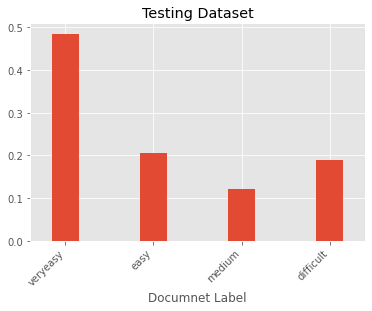
#> input picture 30 Vitenames Document Classification/Vietnamese_text_readability/Vietnam Document Classification - Deliverable/Report/images/test.png, 372 x 311 px, given in place of test.jpg, which was not available
$ jupyter execute --allow-errors Untitled.ipynb
#> lines starting #> are read from the running program, lines starting #| are printed output that depends on the picture; pictures that were not available may be replaced by others from this repository, and a replacement may not be noted
[cell 1]
import matplotlib.pyplot as plt
import numpy as np

1430
19190
4163
y = np.array([1430, 19190, 4163])
mylabels = ["hate speech", "offensive", "neutral"]
plt.title("")

plt.pie(y, labels = mylabels, autopct='%1.1f%%')
plt.show()
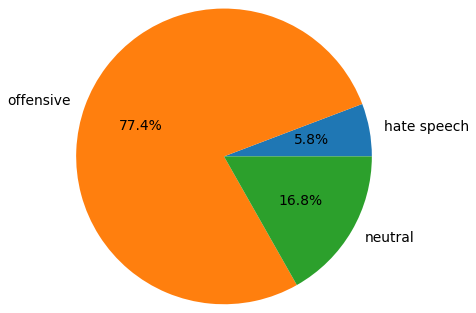
#> figure drawn by matplotlib, 1 panel

[cell 2]
values = [826, 840, 854]
plt.bar(mylabels, values, color ='maroon',
        width = 0.4)
plt.title("Class Distribution of Tweets in Training Samples")
plt.xlabel("Tweet Class")
plt.ylabel("Tweets Count")
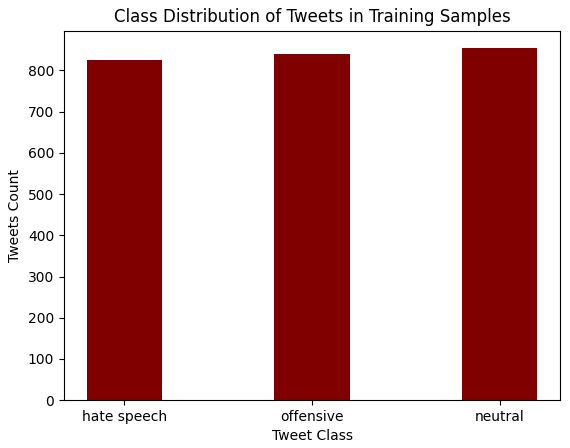
#> figure drawn by matplotlib, 1 panel; tallest bar 854 high, from x = 1.8 to 2.2

[cell 3]
values = [374, 360, 346]
plt.bar(mylabels, values, color ='maroon',
        width = 0.4)
plt.title("Class Distribution of Tweets in Testing Samples")
plt.xlabel("Tweet Class")
plt.ylabel("Tweets Count")
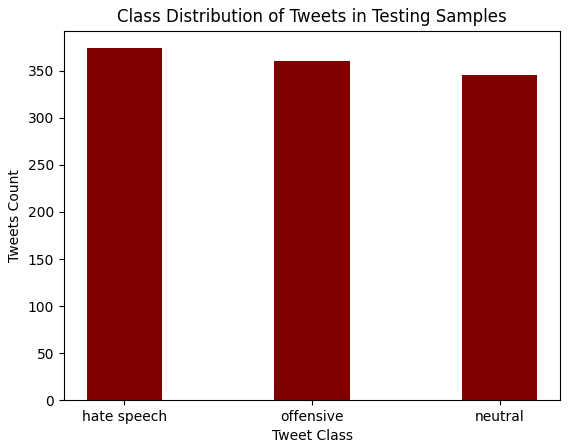
#> figure drawn by matplotlib, 1 panel; tallest bar 374 high, from x = -0.2 to 0.2

[cell 4]
from nltk.corpus import stopwords
from nltk.tokenize import word_tokenize

[cell 5]
text = "!!! RT @mayasolovely: As a woman you shouldn't complain about cleaning up your house. &amp; as a man you should always take the trash out..."

#> (a cell that did not finish here is left out)

#> (a cell that did not finish here is left out)

#> (a cell that did not finish here is left out)

[cell 9]
import numpy as np
import cv2 as cv
from matplotlib import pyplot as plt
import cv2

[cell 10]
img = cv.imread('wiki.png',0)

[cell 11]
print(img)
#| None

[cell 12]
ii = cv.imread('home.jpg',0)

[cell 13]
print(ii)
#| None

[cell 14]
img_grayscale = cv2.imread('test.jpg',0)
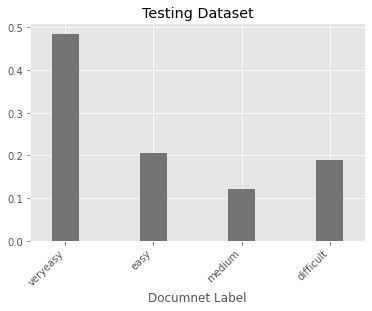
#> img_grayscale: shape (311, 372); min 0, max 255, mean 225.8
print(img_grayscale)
#> (printed output is left out)
